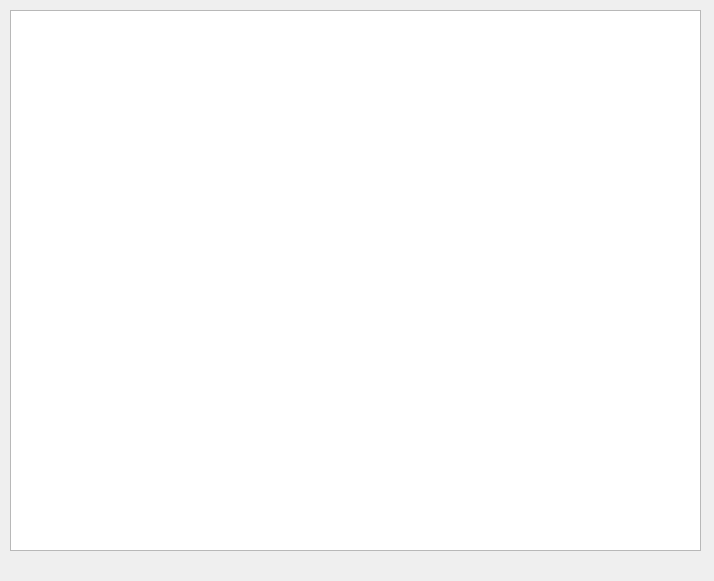
<?xml version="1.0" encoding="UTF-8"?>
<ui version="4.0">
 <class>DetailForm</class>
 <widget class="QWidget" name="DetailForm">
  <property name="geometry">
   <rect>
    <x>0</x>
    <y>0</y>
    <width>714</width>
    <height>581</height>
   </rect>
  </property>
  <property name="windowTitle">
   <string>回测明细</string>
  </property>
  <widget class="QPlainTextEdit" name="pte_bktest_detail">
   <property name="enabled">
    <bool>true</bool>
   </property>
   <property name="geometry">
    <rect>
     <x>10</x>
     <y>10</y>
     <width>691</width>
     <height>541</height>
    </rect>
   </property>
   <property name="font">
    <font>
     <family>新宋体</family>
     <pointsize>11</pointsize>
     <weight>50</weight>
     <bold>false</bold>
    </font>
   </property>
   <property name="readOnly">
    <bool>true</bool>
   </property>
  </widget>
 </widget>
 <resources/>
 <connections/>
</ui>
